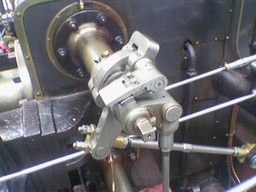
#> input picture valve.png, 256 x 192 px, shrunk from 640 x 480 before the run
$ jupyter execute VIC2018_Assignment1.ipynb   (shell and % lines are left out)
#> lines starting #> are read from the running program, lines starting #| are printed output that depends on the picture; after the words box and inside, x2 and y2 are one past the last pixel; in counts of white or black regions, pixels touching at a corner belong together
#> further down, img is the input picture: shape (192, 256, 3); mean B, G, R 108.9, 104.8, 106.3
# MA3315: Introduction to Visual Computing
## Assignment 1

This assignment has two problems.

Let us load the required libraries first.

[cell 1]
from __future__ import print_function
import cv2
import numpy as np
from PIL import Image
import scipy.signal as signal
from scipy.sparse import lil_matrix
import matplotlib.pyplot as plt

## 1. The Canny edge detector

For the first problem, we will implement our own Canny edge detector. Recall that the Canny edge detector consists of the following steps:
* Smoothing the image using a Gaussian filter
* Computing the gradient of the image&mdash;magnitude and direction&mdash;using the Sobel operator
* Non-maximum suppression using the gradient's magnitude and direction
* Double thresholding
* Edge connectivity using hysterisis

#### 1.A Smoothing

This standard smoothing operation can be implemented using the `gaussian_filter` function found in `sklearn.ndimage`.
Alternatively, you can use the following Gaussian filter:

`G = np.array([[2, 4,  5,  2,  2],
               [4, 9,  12, 9,  4],
               [5, 12, 15, 12, 5],
               [4, 9,  12, 9,  4],
               [2, 4,  5,  4,  2]]) / 156;`

#### 1.B Gradients

Use the Sobel operators to compute $g_x$ and $g_y$. The magnitude and direction of the gradient can be computed as
$\sqrt{g_x^2 + g_y^2}$, and $\arctan\left(\frac{g_y}{g_x}\right)$

#### 1.C Non-maximum suppression

We will take a simplistic approach to non-maximum suppression. First, we quantise the gradient directions into four values&mdash;$0$, $\frac{\pi}{4}$, $\frac{\pi}{2}$, and $\frac{3\pi}{2}$. Next, we suppress gradients at all points that are not greater than the two neighbours found when moving in the direction perpendicular to the edge.

#### 1.D Doule thresholding

Double thresholding can be implemented by fixing two thresholds, `lo` and `hi`. Accordingly, we will have two *levels* of gradient magnitudes&mdash;*weak* and *strong*. Pixels where the magnitude of the gradient is greater than high will be designated *strong* points, while those where it lies between `lo` and `high` will be designated *weak*.

#### 1.E Edge connectivity

Finally, we decide on edge connectivity as follows:
* All pixels with strong gradients belong to edges, termed *definite edges*.
* All pixels with weak gradients belong to edges only if they are connected to definite edges.

Given below is a template for the Canny edge detector. Your task is to complete this function, and write any supporting functions necessary. You are, of course, free to diverge from this template, if you so wish.

[cell 2]
def gaussian_smoothing(image):
    G = np.array([[2, 4,  5,  2,  2],
                  [4, 9,  12, 9,  4],
                  [5, 12, 15, 12, 5],
                  [4, 9,  12, 9,  4],
                  [2, 4,  5,  4,  2]]) / 156;
    return signal.convolve2d(image,G,mode="same")

def gradient(image):
    sobel_x = np.array([[-1,-2,-1],[0,0,0],[1,2,1]])
    sobel_y = sobel_x.T
    gradient_x  = signal.convolve2d(image,sobel_x,mode="same")
    gradient_y  = signal.convolve2d(image,sobel_y,mode="same")
    magnitude = np.sqrt(gradient_x**2+gradient_y**2)
    direction = np.arctan(gradient_y/gradient_x)
    return magnitude, direction
def quantise_gradient(g_dir):
    g_dir = g_dir + (np.pi/2 - np.pi/8)
    g_dir = (np.pi/4) * (g_dir/(np.pi/4)).astype(int)
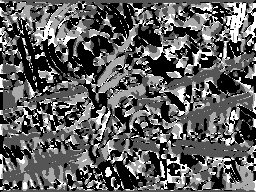
#> g_dir: shape (192, 256) float64; min 0, max 2.36, mean 0.883; drawn with min black and max white
    g_dir = np.where(g_dir < 0,0 ,g_dir)
    return g_dir

def non_maximum_suppression(g_magnitude, g_dir):
    g_dir = quantise_gradient(g_dir)
    for i in range(g_dir.shape[0]):
        for j in range(g_dir.shape[1]):
            x1,y1 = i,j
            x2,y2 = i,j
            if g_dir[i,j] == 0 :
                y1 = j+1
                y2 = j+2
            elif g_dir[i,j] == np.pi/4:
                y1 = j+1
                y2 = j+2
                x1 = i-1
                x2 = i-2

            elif g_dir[i,j] == 2*np.pi/4:
                x1 = i-1
                x2 = i-2
            elif g_dir[i,j] == 3*np.pi/4:
                y1 = j-1
                y2 = j-2
                x1 = i-1
                x2 = i-2

            try :
                if g_magnitude[x1,y1] > g_magnitude[i,j] or g_magnitude[x2,y2] > g_magnitude[i,j] :
                        g_magnitude[i,j] = 0
            except IndexError:
                pass
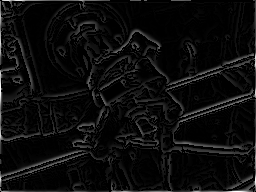
#> g_magnitude: shape (192, 256) float64; min 0, max 3.49, mean 0.175; drawn with min black and max white
    return g_magnitude

def double_thresholding(g_max, thresh_lo = 0.1, thresh_hi = 0.2):
#> called with thresh_lo = 0.2, thresh_hi = 0.25
    double_threshlod_hi = np.where(g_max>thresh_hi,2,0)
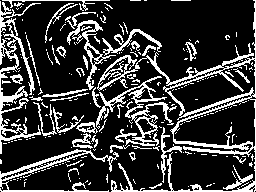
#> double_threshlod_hi: shape (192, 256) int64; values 0 (black) and 2 (white), 22.1% white in thin lines or dots
    double_threshlod_low_hi = np.where(np.logical_and(thresh_lo <= g_max,g_max <= thresh_hi),1,0)
#> double_threshlod_low_hi: shape (192, 256) int64; values 0 (black) and 1 (white), 3.5% white in thin lines or dots
    return double_threshlod_hi + double_threshlod_low_hi
#> returned value: shape (192, 256) int64; 3 distinct labels, from 0 to 2

def connectivity(thresh_img):
    for i in range(thresh_img.shape[0]) :
        for j in range(thresh_img.shape[1]) :
            if thresh_img[i,j] == 1:
                for x in range(i-1,i+2):
                    for y in range(j-1,j+2):
                        try :
                            if (x,y) != (i,j) and thresh_img[x,y] == 2 :
                                thresh_img[i,j] = 2
                        except IndexError:
                            pass
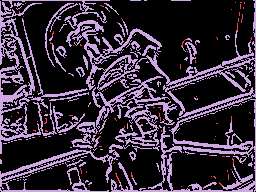
#> thresh_img: shape (192, 256) int64; 3 distinct labels, from 0 to 2; one colour per label, 0 black
    return np.where(thresh_img == 2,1,0)
#> returned value: shape (192, 256) int64; values 0 (black) and 1 (white), 25% white in thin lines or dots

def canny_edge_detector(img, thresh_lo=0.1, thresh_hi=0.2):
    """
    The Canny edge detector.

    Inputs:
        img              The input image
        thresh_lo        The fraction of the maximum gradient magnitude which will
                         be considered the lo threshold.
        thresh_hi        The fraction of the maximum gradient magnitude which will
                         be considered the hi threshold. Ideally should be 2x to 3x
                         thresh_lo.

    Outputs:
        edge_img         A binary image, with pixels lying on edges marked with a 1,
                         and others with a 0.
    """

    # Smooth the image first.
    smoothed             = gaussian_smoothing(img)

    # Find gradient magnitude and direction
    g_magnitude, g_dir   = gradient(smoothed)

    # Non-maximum suppression
    g_max                = non_maximum_suppression(g_magnitude, g_dir)

    # Double thresholding
    thresh_img           = double_thresholding(g_max,thresh_lo=thresh_lo, thresh_hi=thresh_hi)

    # Final edge connectivity
    edge_img             = connectivity(thresh_img)

    # Return the result
    return edge_img

Now test the code on a sample image&mdash;

[cell 3]
img   = cv2.imread('valve.png')
img   = cv2.cvtColor(img, cv2.COLOR_RGB2GRAY)
img = img / 256
edges = canny_edge_detector(img,thresh_lo=0.2, thresh_hi=0.25)
plt.figure(figsize=(24,12))

plt.subplot(1, 2, 1)
plt.imshow(img,cmap="gray")
plt.axis('off')
plt.title('Original')

plt.subplot(1, 2, 2)
plt.imshow(edges,cmap="gray")
plt.axis('off')
plt.title('Found edges')

plt.show()

## 2. Stitching two images

For this problem, you are given two images&mdash;`left.png` and `right.png`, which were extracted from a bigger image. All we know is that `left.png` lies to the left and a bit above of `right.png`, and there is an overlapping region between the two. Your task will be to *stitch* these images together so that you can form a bigger image out of two smaller images.

Let us load the images first.

We will try to solve this problem using the Harris corner detector and the RANdom SAmple Consensus (RANSAC) algorithm.

The steps are the following&mdash;
* Find corner points in both images using the Harris corner detector.
* Choose a random pair of points&mdash;one from the left image, and the other from the right.
* We will assume that this pair represents the same location in the scene in both images. This gives a translation vector, so the we can superimpose this point in the right image onto the left image.
* The translation gives us an overlapping region, which can be given a similarity score.
* If we keep choosing this pair of points randomly, we can keep improving our similarity score until we have found the best match.

Your task now is the complete the following code.

[cell 4]
def harris_corner_detector(img,thresh):
    sobel_x = np.array([[-1,-2,-1],[0,0,0],[1,2,1]])
    sobel_y = sobel_x.T
    img_y  = signal.convolve2d(img,sobel_x,mode="same")
    img_x  = signal.convolve2d(img,sobel_y,mode="same")
    img_x2 = img_x * img_x
    img_y2 = img_y * img_y
    img_xy = img_y * img_x
    w_size = 4
    f = lil_matrix(img.shape)
    for x in range(img.shape[0]):
        for y in range(img.shape[1]):
            H = np.zeros((2,2))
            H[0, 0] = np.sum(img_x2[x:x+w_size, y:y+w_size])
            H[0, 1] = np.sum(img_xy[x:x+w_size, y:y+w_size])
            H[1, 0] = H[0, 1]
            H[1, 1] = np.sum(img_y2[x:x+w_size, y:y+w_size])
            det = H[0,0]*H[1,1] - H[0,1]**2
            trace = H[0,0] + H[1,1]
#             k = 0.04
#             r = det - k*(trace**2)
            r = det/trace
            if r > thresh :
                f[x,y] = r
    corners = lil_matrix(img.shape)
    for (x,y) in zip(f.nonzero()[0],f.nonzero()[1]):
        x1 = max(x-2,0)
        y1 = max(y-2,0)
        if f[x,y] >= np.max(f[x1:x+3,y1:y+3].toarray()) :
            corners[x,y] = 1

    return corners

def find_random_pair(corners_left, corners_right):
    left_corners_number = corners_left.count_nonzero()
    right_corners_number = corners_right.count_nonzero()
    rand_left = np.random.randint(0,left_corners_number)
    rand_right = np.random.randint(0,right_corners_number)
    return ((corners_left.nonzero()[0][rand_left],corners_left.nonzero()[1][rand_left]),
            (corners_right.nonzero()[0][rand_right],corners_right.nonzero()[1][rand_right]))

def find_translation_vector(c_left, c_right):
    return (c_right[0]-c_left[0],c_right[1]-c_left[1])

def compute_error(left,right,x_trans, y_trans):
    right = right.toarray()
    left = left.toarray()
    left_overlap_x_min = max(0, -x_trans)
    left_overlap_x_max = left.shape[0] - max(0,x_trans)

    right_overlap_x_min = max(0, x_trans)
    right_overlap_x_max = right.shape[0] - max(0, - x_trans)

    left_overlap_y_min = max(0, -y_trans)
    left_overlap_y_max = left.shape[1] - max(0,y_trans)

    right_overlap_y_min = max(0, y_trans)
    right_overlap_y_max = right.shape[1] - max(0, - y_trans)
    left_overlap = left[left_overlap_x_min:left_overlap_x_max-1,
                        left_overlap_y_min:left_overlap_y_max-1]
    right_overlap = right[right_overlap_x_min:right_overlap_x_max-1,
                          right_overlap_y_min:right_overlap_y_max-1]

    nb_common_points = 0
    for i in range(left_overlap.shape[0]):
        for j in range(left_overlap.shape[1]):
            nb_common_points += left_overlap[i,j]*right_overlap[i,j]

    if nb_common_points == 0:
        return np.inf
    return 1/nb_common_points

[cell 5]
def stitch_images(left, right, max_tries=1000):
    # Find corner points
    thresh = 0.5
    corners_left  = harris_corner_detector(left,thresh)
    corners_right = harris_corner_detector(right,thresh)

    best_error = 255*left.shape[0]*left.shape[1]
    best_trans = None

    for n_try in range(max_tries):
        # Choose two points randomly
        c_left, c_right  = find_random_pair(corners_left, corners_right)

        # Get translation vector
        x_trans, y_trans = find_translation_vector(c_left, c_right)

        # Compute resulting error.
        this_error       = compute_error(corners_left,corners_right,x_trans, y_trans)

        if this_error < best_error :
            best_error   = this_error
            best_trans   = x_trans, y_trans
    stiched_image_shape = left.shape[0]+abs(best_trans[0]),left.shape[1]+abs(best_trans[1])
    stitched_image = np.zeros(stiched_image_shape)
    x_trans, y_trans =  best_trans
    if x_trans > 0 :
        if y_trans > 0 :
            stitched_image[:right.shape[0],:right.shape[1]] = right
            stitched_image[x_trans:,y_trans:] = left
        else :
            stitched_image[:right.shape[0],-y_trans:] = right
            stitched_image[x_trans:,:right.shape[1]] = left
    else :
        if y_trans > 0 :
            stitched_image[-x_trans:,:right.shape[1]] = right
            stitched_image[:right.shape[0],y_trans:] = left
        else :
            stitched_image[-x_trans:,-y_trans:] = right
            stitched_image[:right.shape[0],:right.shape[1]] = left

    return stitched_image

[cell 6]
right   = cv2.imread('right.png')
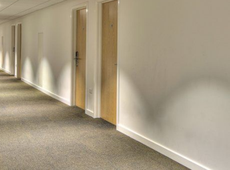
#> input picture right.png, 230 x 170 px, shrunk from 575 x 425 before the run
#> right is the input picture: shape (170, 230, 3); mean B, G, R 131.2, 154.2, 167
right   = cv2.cvtColor(right, cv2.COLOR_RGB2GRAY)
#> right: shape (170, 230)
right = right / 256

left   = cv2.imread('left.png')
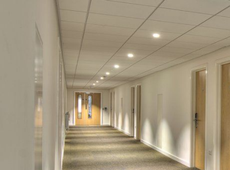
#> input picture left.png, 230 x 170 px, shrunk from 575 x 425 before the run
#> left is the input picture: shape (170, 230, 3); mean B, G, R 125.8, 149.9, 163.2
left   = cv2.cvtColor(left, cv2.COLOR_RGB2GRAY)
#> left: shape (170, 230)
left = left / 256

stitched = stitch_images(left, right)
#> in harris_corner_detector, `img_xy = img_y * img_x`:
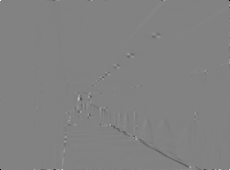
#> img_xy: shape (170, 230) float64; min -3.17, max 3.05, mean -0.00108; drawn with min black and max white
#> the loop in harris_corner_detector, `for (x,y) in zip(f.nonzero()[0],f.nonzero()[1]):` made 1458 passes
#> (x, y, x1, y1) on passes 1 to 3: (0, 0, 0, 0), (0, 50, 0, 48), (0, 51, 0, 49)
#> call 2 of harris_corner_detector, with thresh = 0.5
#> in harris_corner_detector (call 2), `img_xy = img_y * img_x`:
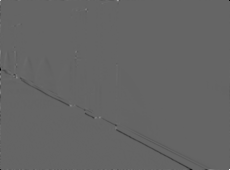
#> img_xy: shape (170, 230) float64; min -3.13, max 4.77, mean -0.00711; drawn with min black and max white
#> the loop in harris_corner_detector (call 2), `for (x,y) in zip(f.nonzero()[0],f.nonzero()[1]):` made 630 passes
#> (x, y, x1, y1) on passes 1 to 3: (0, 0, 0, 0), (0, 98, 0, 96), (0, 99, 0, 97)
#> the loop in stitch_images, `for n_try in range(max_tries):` made 1000 passes
#> (c_left, c_right, x_trans, y_trans, left_overlap_x_min in compute_error, left_overlap_x_max in compute_error, right_overlap_x_min in compute_error, right_overlap_x_max in compute_error) on pass 1: ((122, 100), (0, 0), -122, -100, 122, 170, 0, 48)
#> (c_left, c_right, x_trans, y_trans, left_overlap_x_min in compute_error, left_overlap_x_max in compute_error, right_overlap_x_min in compute_error, right_overlap_x_max in compute_error) on passes 2 to 7: ((166, 47), (2, 101), -164, 54, 164, 170, 0, 6), ((53, 127), (81, 29), 28, -98, 0, 142, 28, 170), ((86, 131), (166, 184), 80, 53, 0, 90, 80, 170), ((166, 204), (90, 48), -76, -156, 76, 170, 0, 94), ((64, 113), (0, 117), -64, 4, 64, 170, 0, 106), ((119, 145), (90, 0), -29, -145, 29, 170, 0, 141)
#> pass 3, in compute_error (call 3), `right_overlap = right[right_overlap_x_min:right_overlap_x_max-1, right..`:
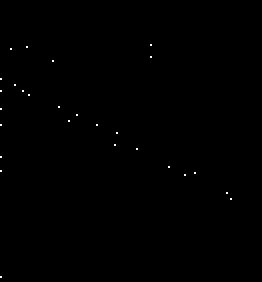
#> right_overlap: shape (141, 131) float64 (shown 2 times larger); values 0 (black) and 1 (white), 0.15% white in thin lines or dots, all inside (x1, y1, x2, y2) = (0, 22, 116, 139)
#> in stitch_images, `stitched_image[:right.shape[0],:right.shape[1]] = left`:
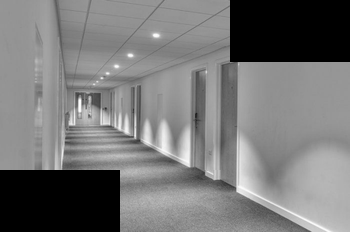
#> stitched_image: shape (232, 350) float64; min 0, max 0.996, mean 0.469
plt.figure(figsize=(24,12))
plt.imshow(stitched,cmap="gray")
plt.show()
